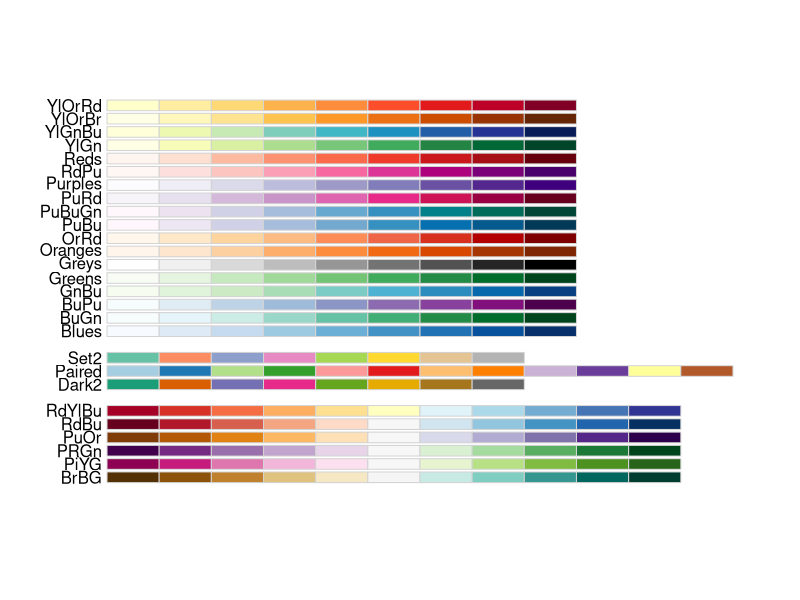
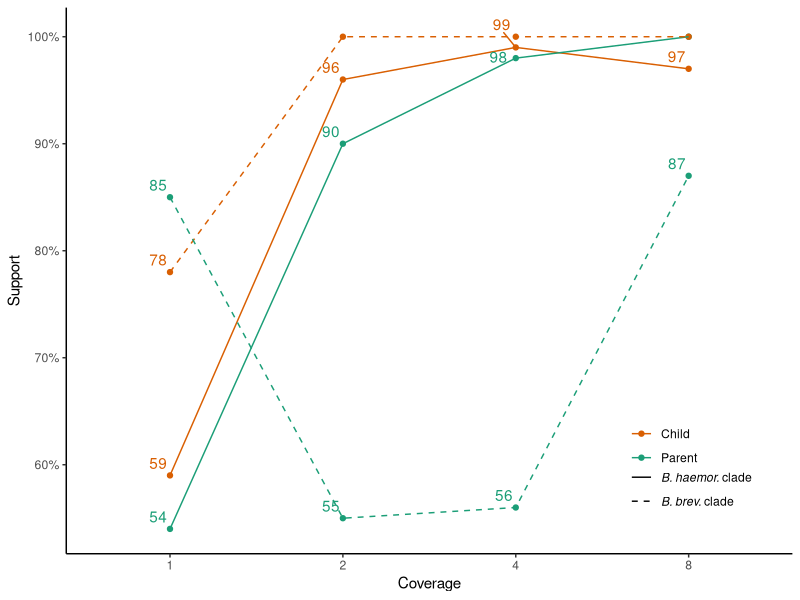
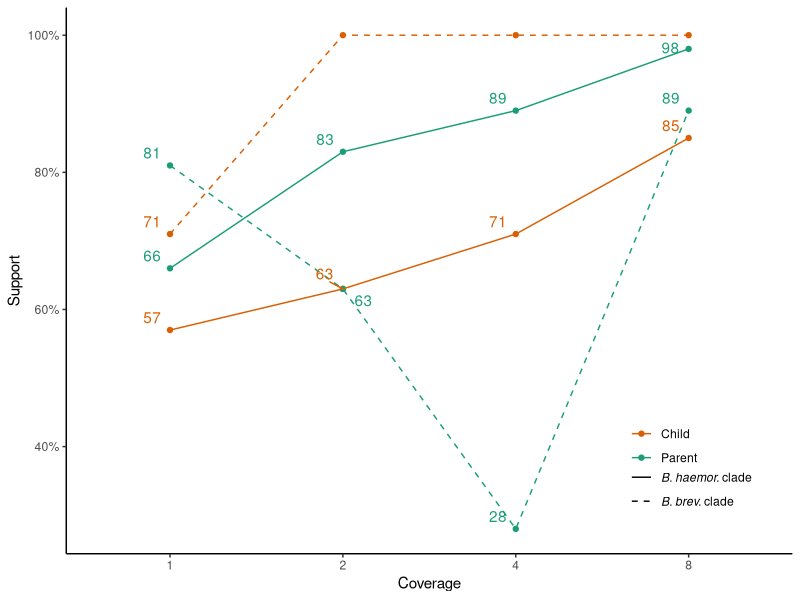
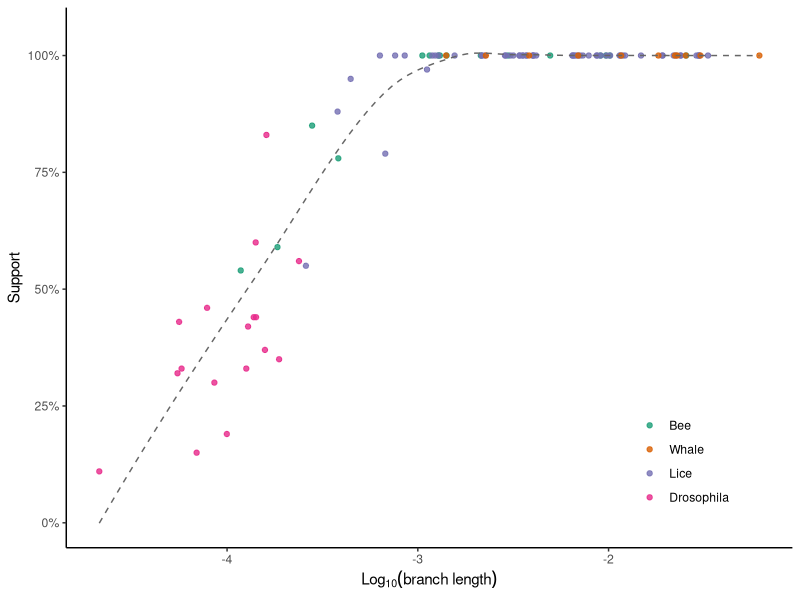
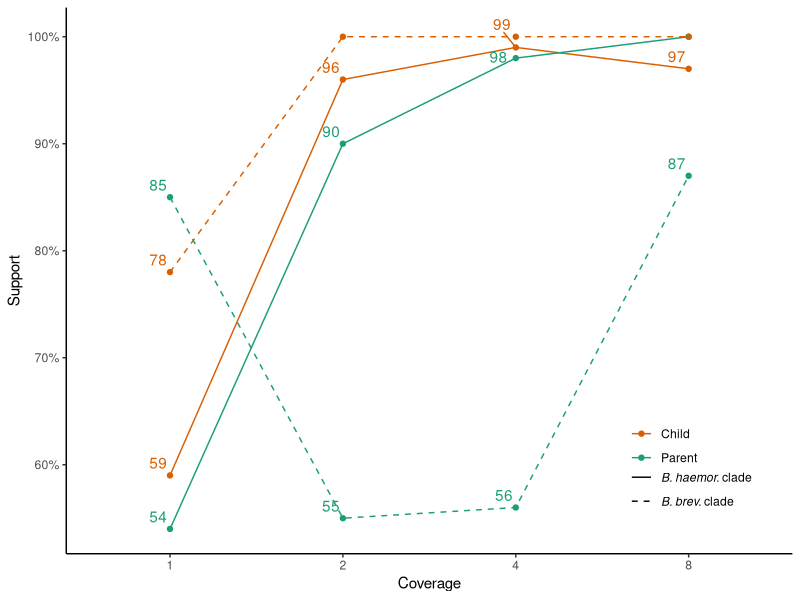
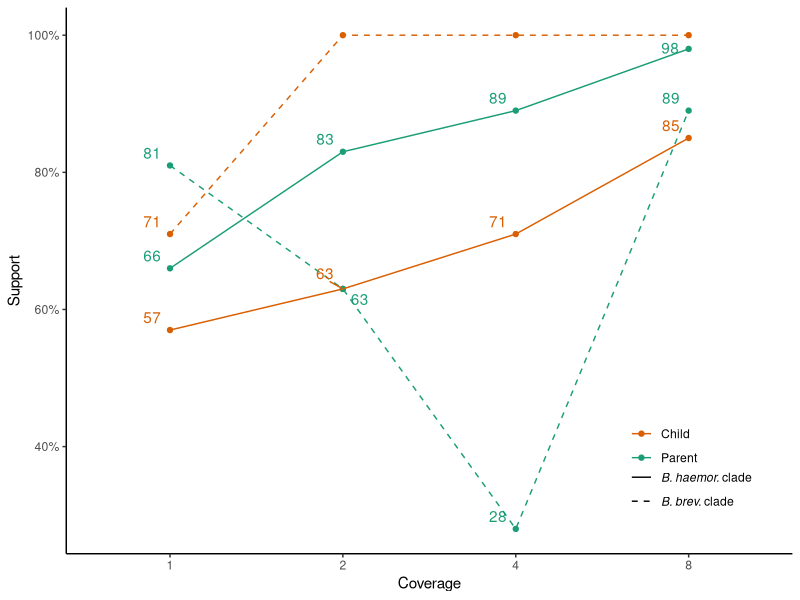
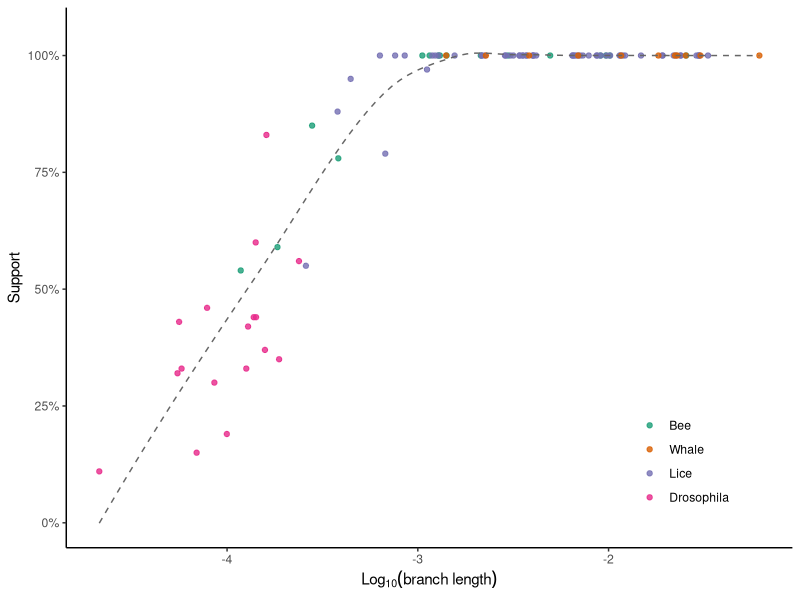

These charts were generated, in order, by the following R code:
require(ggplot2); require(scales); require(reshape2); 
#install.packages("dplyr")
require(dplyr)
#require(Hmisc)
library("readxl")
library(RColorBrewer)
library("ggsci")
#install.packages("ggrepel")
library("ggrepel")
library(ggpubr)
display.brewer.all(colorblindFriendly = TRUE)
brewer.pal(n = 8, name = "Dark2")
#library(ape)


my_colors <- RColorBrewer::brewer.pal(8, "Dark2")

my_colors2 <- RColorBrewer::brewer.pal(8, "Paired")
my_colors3  = c(brewer.pal(9, "RdBu")[c(1,2, 3, 7, 9)])

setwd(dirname(rstudioapi::getActiveDocumentContext()$path))
getwd()


d=read.csv('bee_support_vs_cov.csv',sep=",",h=T)


head(d)
ggplot(aes(x=as.factor(coverage), y=support/100, group=branch, color=as.factor(sp), linetype=as.factor(cluster),), data=d[d$coverage!=0,])+
  #geom_bar(position="dodge", stat="identity")+
  geom_point()+
  geom_line()+
  geom_text_repel(aes(label=ifelse(support!=100, support, "")),
                  force = 10, nudge_x = -0.01,nudge_y = 0.004, show.legend = F )+
  #geom_text_repel(aes(label=support),hjust=0, vjust=0)+
  scale_x_discrete(name="Coverage")+
  scale_y_continuous(name="Support" , labels=percent)+
  theme_classic()+
  theme(legend.text.align = 0)+
  #scale_fill_grey()+
  scale_linetype_manual(name="", values = c(1, 2), 
                        labels=c((expression(italic("B. haemor.")~"clade")), expression(italic("B. brev.")~"clade") ))+
  scale_colour_manual(name="", values = c( my_colors[1], my_colors[2]), 
                    labels=c("Parent", "Child"))+
  theme(legend.position = c(.86,.14), 
        legend.margin=margin(t = -0.5, unit='cm') )+
  guides(colour = guide_legend(title = NULL, order = 1, reverse=TRUE, ), 
         linetype = guide_legend(title = NULL, order = 2, reverse=FALSE,))

ggsave("bee_support_vs_coverage.pdf",width=5,height = 4)



#consensus

d=read.csv('bee_support_vs_cov2.csv',sep=",",h=T)
ggplot(aes(x=as.factor(coverage), y=support/100, group=branch, color=as.factor(sp), linetype=as.factor(cluster),), data=d[d$coverage!=0,])+
  #geom_bar(position="dodge", stat="identity")+
  geom_point()+
  geom_line()+
  geom_text_repel(aes(label=ifelse(support!=100, support, "")),
                  force = 10, nudge_x = -0.01,nudge_y = 0.004, show.legend = F )+
  #geom_text_repel(aes(label=support),hjust=0, vjust=0)+
  scale_x_discrete(name="Coverage")+
  scale_y_continuous(name="Support" , labels=percent)+
  theme_classic()+
  theme(legend.text.align = 0)+
  #scale_fill_grey()+
  scale_linetype_manual(name="", values = c(1, 2), 
                        labels=c((expression(italic("B. haemor.")~"clade")), expression(italic("B. brev.")~"clade") ))+
  scale_colour_manual(name="", values = c( my_colors[1], my_colors[2]), 
                      labels=c("Parent", "Child"))+
  theme(legend.position = c(.86,.14), 
        legend.margin=margin(t = -0.5, unit='cm') )+
  guides(colour = guide_legend(title = NULL, order = 1, reverse=TRUE, ), 
         linetype = guide_legend(title = NULL, order = 2, reverse=FALSE,))


ggsave("bee_support_vs_coverage_cons.pdf",width=5,height = 4)




# branch length vs support on real data

t1=read.csv('dist_bees.txt',sep=",",h=F, skip = 1)
t2=read.csv('dist_whales_100r.txt',sep=",",h=F, skip = 1)
t3=read.csv('dist_lice.txt',sep=",",h=F, skip = 1)
#t4=read.csv('dist_dros.txt',sep=",",h=F, skip = 1)
t5=read.csv('dist_dros_200.txt',sep=",",h=F, skip = 1)

#t6=read.csv('dist_whales.txt',sep=",",h=F, skip = 1)

t <- rbind(t1, t2, t3, t5)


ggplot(aes(x=log10(as.numeric(V1)), y=as.numeric(V2)/100), data=t)+
  geom_point(aes(color=V3), alpha=0.8)+
  geom_smooth(se=F, color=my_colors[8], size=0.5, linetype="dashed")+

  #stat_summary_bin(fun = "mean", geom="point", bins=100, alpha=0.2) +
  #stat_summary_bin(fun.data = "mean_sdl", fun.args = list(mult = 1), geom="pointrange", alpha=0.5, bins=20)+
  #stat_summary_bin(fun = "mean", bins= 20, size=0.8, geom= "line") +
  #stat_density2d()+
  #stat_ellipse(geom="polygon", aes(fill = variable), alpha = 0.2,show.legend = FALSE, level = 0.8)+
  #geom_smooth(se=F, fullrange = FALSE, level = 0.95,linetype=1)+
  #scale_x_continuous()+
  scale_y_continuous(labels=percent, limits=c(NA, 1.05))+
  #geom_smooth(method=lm,linetype=2,colour="black",se=F, size=0.4,formula=y~x, 
  #            fullrange = FALSE, level = 0.95,) +
  theme_classic()+
  labs(y= "Support", x = expression(Log[10](branch~length)))+
  scale_color_manual(name="", values = c(my_colors[1], my_colors[2], my_colors[3], my_colors[4] ), 
                     labels=c("Bee", "Whale","Lice", "Drosophila"))+
  theme(legend.position = c(.85,.16), 
        legend.margin=margin(t = 0.0, unit='cm') )+
  guides(colour = guide_legend(title = NULL, order = 1, reverse=FALSE, ))


ggsave("branch_len_vs_support_real.pdf",width=5,height = 4)
